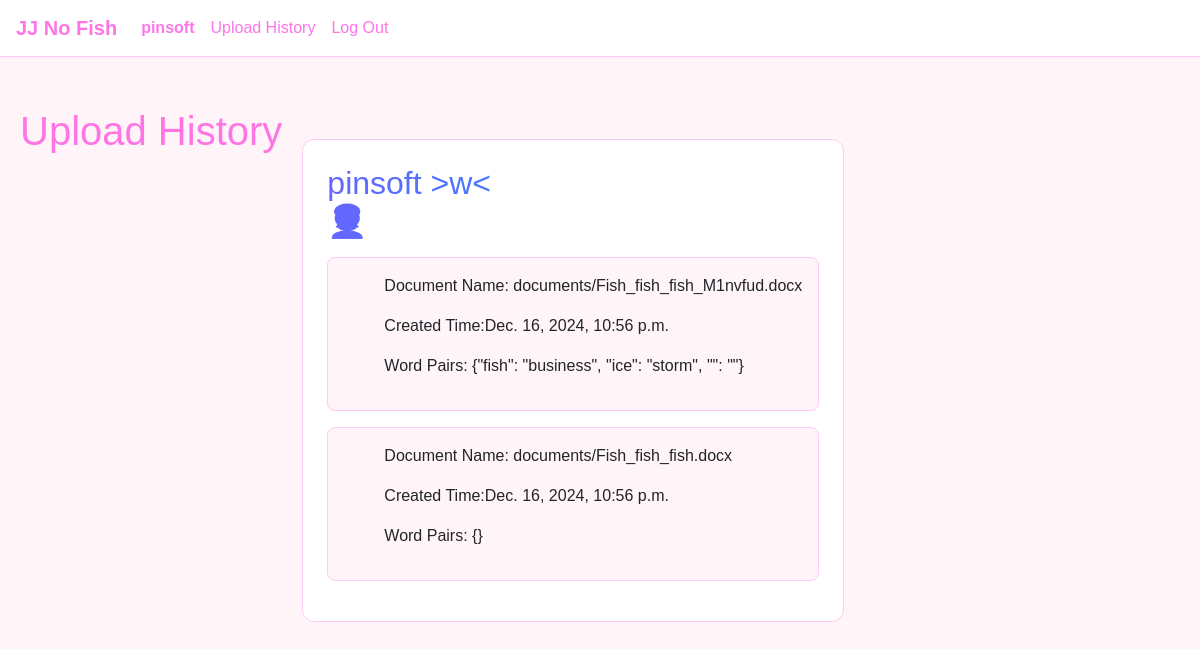
The app's page /history/5/ (signed in) with its own data.
### capstone/models.py (models this page shows)
class User(AbstractUser):
    fish_word = models.CharField(max_length=1000)
    replacement_word = models.CharField(max_length=1000)
    pass

class UploadedDocument(models.Model):
    document = models.FileField(upload_to='documents/')
    created_time = models.DateTimeField(auto_now_add=True)
    user = models.ForeignKey(settings.AUTH_USER_MODEL, on_delete=models.CASCADE, null=True)
    modified_document = models.FileField(upload_to='modified_documents/', blank=True, null=True)
    word_pairs = models.JSONField(null=True, blank=True)

### capstone/views.py (the view)
# urls.py: path("history/<int:user_id>/", views.history, name="history"),
def history(request, user_id):
    profile_user = User.objects.get(id=user_id)
    histories = UploadedDocument.objects.filter(user=profile_user)
    histories =  histories.order_by("-created_time").all()
    return render(request, 'capstone/history.html', {"histories": histories})

### templates/capstone/history.html (shortened to what this page needs)
{% extends "capstone/layout.html" %}
{% load static %}
{% block body %}
    <div class="main">
        <h1>Upload History</h1>
        {% if user.is_authenticated %}
        <div class="histories">
        <h2 class="rainbow rainbow_text_animated"> {{user}} >w< <p style="font-size:80">&#128110;</p></h2>
        {% for history in histories %}
            <div class="history">
            <ul>Document Name: {{history.document}}</ul>
            <ul>Created Time:{{history.created_time}}</ul>
            <ul>Word Pairs: {{history.word_pairs}}</ul>
         </div>
        {% endfor %}
        </div>
        {% endif %}
    </div>
{% endblock %}

### templates/capstone/layout.html (shortened to what this page needs)
{% load static %}
<!DOCTYPE html>
<html lang="en">
    <head>
        <link rel="stylesheet" href="https://stackpath.bootstrapcdn.com/bootstrap/4.4.1/css/bootstrap.min.css">
        <link rel="stylesheet" href="{% static 'capstone/style.css' %}">
    </head>
    <body>
        <nav class="navbar navbar-expand-lg navbar-light bg-light">
            <a class="navbar-brand" href="/">JJ No Fish</a>
            <div>
              <ul class="navbar-nav mr-auto">
                {% if user.is_authenticated %}
                    <li class="nav-item">
                        <a class="nav-link" href="/"><strong>{{ user.username }}</strong></a>
                    </li>
                {% endif %}
                {% if user.is_authenticated %}
                    <li class="nav-item">
                        <a class="nav-link" href="{% url 'history' user_id=user.id %}">Upload History</a>
                    </li>
                    <li class="nav-item">
                        <a class="nav-link" href="{% url 'logout' %}">Log Out</a>
                    </li>
                {% endif %}
              </ul>
            </div>
          </nav>
        <div class="body">
            {% block body %}
            {% endblock %}
        </div>
    </body>
</html>

### capstone/static/capstone/style.css (style rules this page uses)
body { font-family: Arial, sans-serif; background-color: #fff5f9; margin: 0; min-height: 100vh; }
.navbar { background-color: white !important; box-shadow: 0 1px 3px rgba(255, 192, 203, 0.1); border-bottom: 1px solid #ffc9f5; }
.navbar-brand { color: #ff75e6 !important; font-weight: bold; }
.nav-link { color: #ff75e6 !important; transition: color 0.3s ease; }
.main { max-width: 1200px; margin: 30px auto; padding: 20px; display: flex; flex-direction: column; gap: 20px; }
@media (min-width: 768px) { .main { flex-direction: row; } }
h1, h2 { color: #ff75e6; margin-bottom: 1rem; }
.rainbow_text_animated { background: linear-gradient(to right, #6666ff, #0099ff , #00ff00, #ff3399, #6666ff); -webkit-background-clip: text; background-clip: text; color: transparent; animation: rainbow_animation 6s ease-in-out infinite; background-size: 400% 100%; }
.histories { background: white; border: 1px solid #ffc9f5; border-radius: 12px; padding: 1.5rem; margin-top: 2rem; }
.history { border: 1px solid #ffc9f5; border-radius: 8px; padding: 1rem; margin-bottom: 1rem; background: #fff5f9; }

### records on screen
User: username "pinsoft"
UploadedDocument: document "documents/Fish_fish_fish_M1nvfud.docx", created_time "Dec. 16, 2024, 10:56 p.m.", word_pairs "{\"fish\": \"business\", \"ice\": \"storm\", \"\": \"\"}"
UploadedDocument: document "documents/Fish_fish_fish.docx", created_time "Dec. 16, 2024, 10:56 p.m.", word_pairs "{}"
